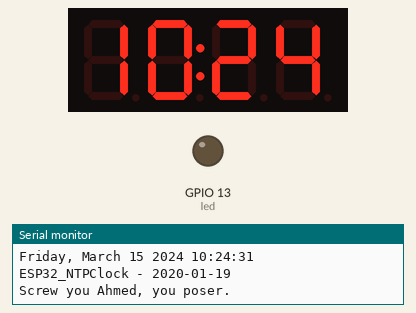
Bench run of a program on a simulated ESP32. Parts: 4-digit seven-segment display, output pins drawn as LEDs (lit = HIGH), the last lines printed to the serial monitor. WiFi joins after 1.5 s; servers stay silent unless stated; the local clock reads 2024-03-15 10:24:30 at power-on unless the program sets it; not simulated (calls return 0 or success): wificreds.h.

Above: at 1.6 s.
At 65.7 s:
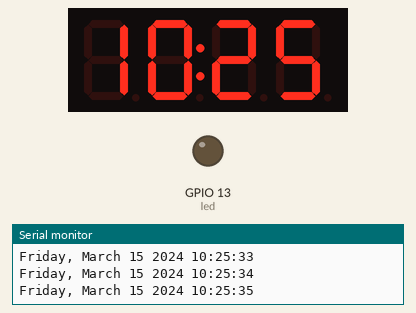
At 128.8 s:
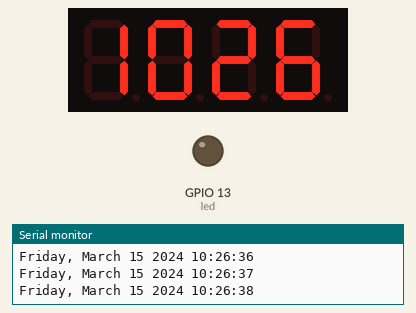
Timing chart, 0 to 130.0 s (numbered marks = the images above):
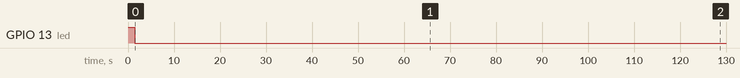

The program:

main.cpp
```cpp
#include <Arduino.h>
#include <SPI.h> // Don't strictly need this, but PIO chokes if it's not included here.
#include <Wifi.h>
#include <WiFiClient.h>
#include "Adafruit_LEDBackpack.h"
#include <Wire.h>
#include "time.h"

// put the WIFI credentials in wificreds.h, in the same directory as buttonthing.cpp (this file) with the lines:
// const char* ssid = "WIFI SSID";
// const char* password = "WIFI SECRET PASSWORD";
// (uncommented, of course)
#include "wificreds.h"

unsigned int myMins = 0;
unsigned int myHRs = 0;
unsigned int brightness = 3;
unsigned int secsElapsed = 0;

// Grab the time from this server:
const char* ntpServer = "time.apple.com";

/* GMT offset (in seconds)
   For UTC -5.00 : -5 * 60 * 60 : -18000
   For UTC +1.00 : 1 * 60 * 60 : 3600
   For UTC +0.00 : 0 * 60 * 60 : 0
*/
const long gmtOffset_sec = -18000; // EST

// DST offset (on or off really...)
const int daylightOffset_sec = 3600;
//const int daylightOffset_sec = 0;


const int led=13;
Adafruit_7segment matrix = Adafruit_7segment();

void updateDisplay(int myHRs, int myMins);
void printLocalTime();

void setup() {
  pinMode(led, OUTPUT);
  matrix.begin(0x70);
  Serial.begin(115200);
  digitalWrite(led, 1);

  Serial.println();
  Serial.println();
  Serial.print("Connecting to ");
  Serial.println(ssid);

  // Set ESP to be a WiFi client
  WiFi.mode(WIFI_STA);
  WiFi.begin(ssid, password);

  while (WiFi.status() != WL_CONNECTED) {
  delay(500);
  Serial.print(".");
  }

  Serial.println("");
  Serial.println("WiFi connected");
  Serial.println("IP address: ");
  Serial.println(WiFi.localIP());

  //init and get the time
  configTime(gmtOffset_sec, daylightOffset_sec, ntpServer);
  printLocalTime();

  //disconnect WiFi as it's no longer needed
  WiFi.disconnect(true);
  WiFi.mode(WIFI_OFF);

  Serial.println();
  Serial.println();
  Serial.println("ESP32_NTPClock - 2020-01-19");
  Serial.println("Screw you Ahmed, you poser.");
  Serial.println();
  digitalWrite(led, 0);

}

void loop() {
  secsElapsed = millis() / 1000;

  // Leftover diagnostic code - simply displays the time elapsed since power-on.
  //myMins = secsElapsed / 60;
  //myHRs = myMins / 60;
  //updateDisplay(myHRs, myMins);

  delay(1000);
  printLocalTime();

}

void updateDisplay(int myHRs, int myMins){

  // Let's force leading zeros and write the display - WARNING: remember the numbering scheme - 0,1,3,4
  if(myHRs < 10) matrix.writeDigitNum(0, 0);
  else{
    matrix.writeDigitNum(0, (myHRs / 10));
  }
  matrix.writeDigitNum(1, (myHRs % 10));

  if(myMins < 10) matrix.writeDigitNum(3, 0);
  else {
    matrix.writeDigitNum(3, (myMins / 10));
  }
  matrix.writeDigitNum(4, (myMins % 10));

  if(secsElapsed % 2 !=0) matrix.drawColon(false);
  else matrix.drawColon(true);
  matrix.writeDisplay();

}

void printLocalTime()
{
  struct tm timeinfo;
  if(!getLocalTime(&timeinfo)){
    Serial.println("Failed to obtain time");
    return;
  }
  Serial.println(&timeinfo, "%A, %B %d %Y %H:%M:%S");
  updateDisplay(timeinfo.tm_hour, timeinfo.tm_min);
}
```
